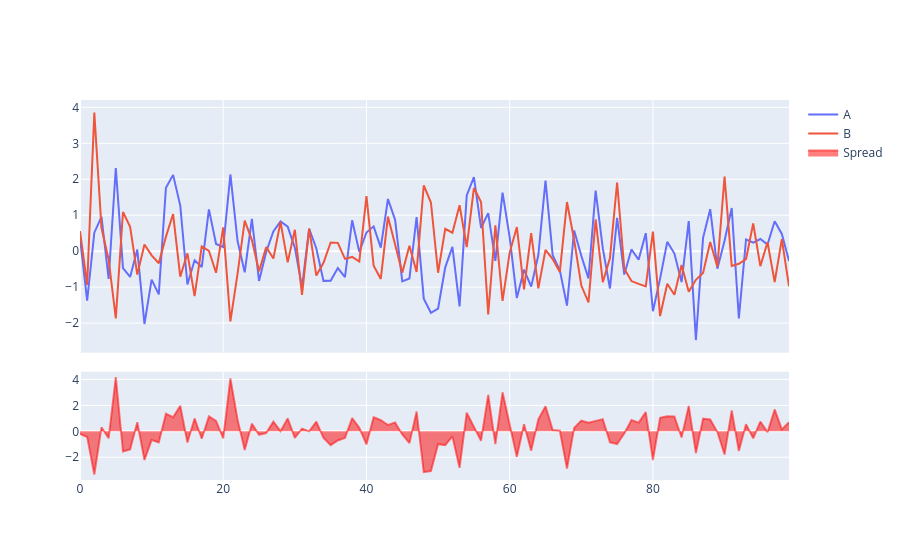

The notebook cell saved with this chart:
### Code cell
import pandas as pd
import numpy as np
import plotly.graph_objects as go
from plotly.subplots import make_subplots

# 2. Calculate the Spread (Difference between A and B)
df['Spread'] = df['A'] - df['B']

# 3. Create the Subplot figure
# shared_xaxes=True links the zoom/pan across both charts
fig = make_subplots(
    rows=2, cols=1, 
    shared_xaxes=True, 
    vertical_spacing=0.05,     # Brings the charts closer together
    row_heights=[0.7, 0.3]     # Top chart gets 70% space, bottom gets 30%
)

# 4. Add the two original lines to the Top Chart (Row 1)
fig.add_trace(
    go.Scatter(x=df.index, y=df['A'], name='A', mode='lines'),
    row=1, col=1
)
fig.add_trace(
    go.Scatter(x=df.index, y=df['B'], name='B', mode='lines'),
    row=1, col=1
)

# 5. Add the Spread to the Bottom Chart (Row 2)
# We use 'tozeroy' to fill the area under the curve, making it look like the Cufflinks version
fig.add_trace(
    go.Scatter(
        x=df.index, 
        y=df['Spread'], 
        name='Spread', 
        mode='lines',
        fill='tozeroy',        # Fills the spread area
        line=dict(color='rgba(255, 0, 0, 0.5)') # Semi-transparent red
    ),
    row=2, col=1
)
fig.show()
